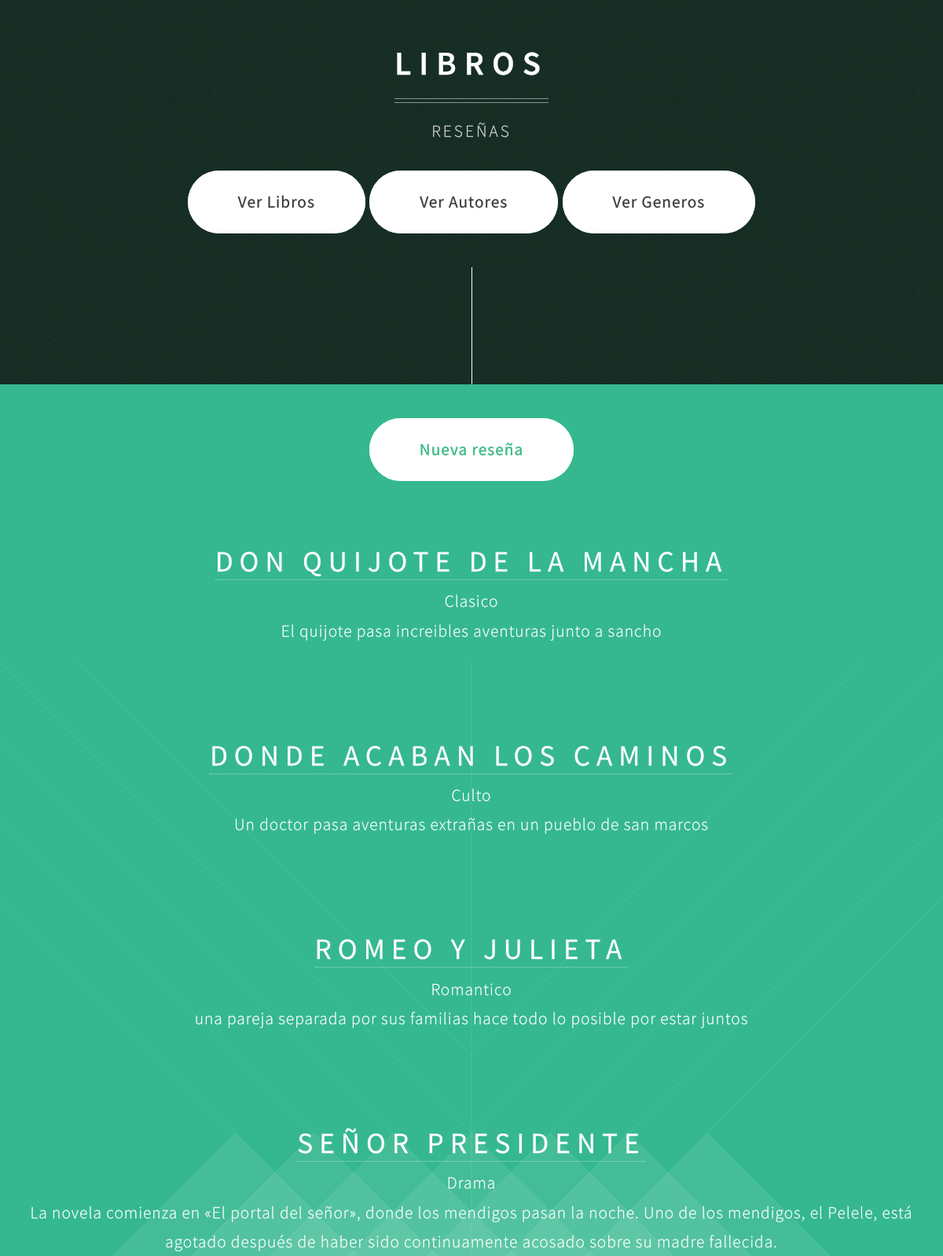
The page /libros/inicio/ (upper part) on the database as committed earlier.
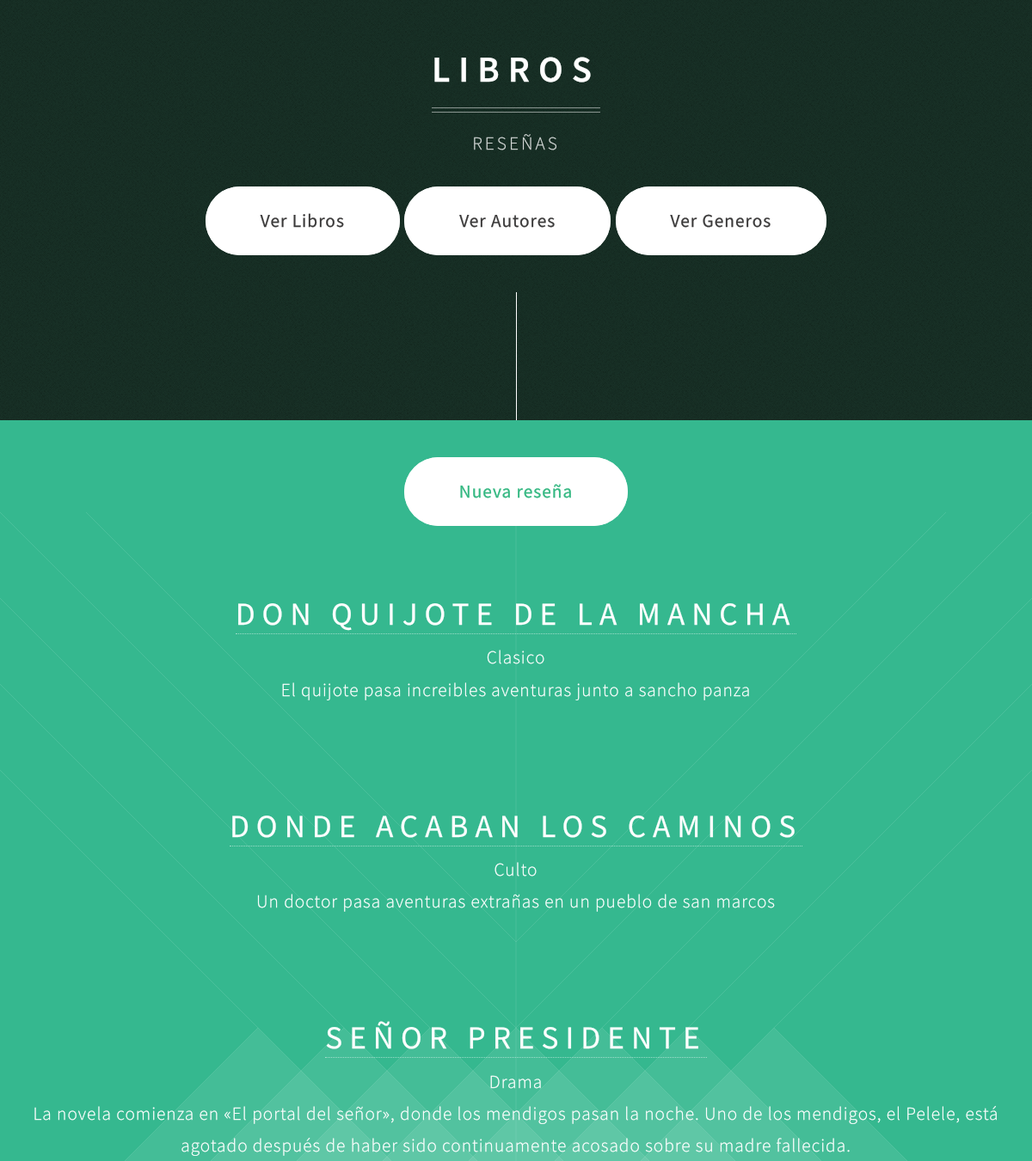
The same page on the database as committed later.
### CRUD/models.py (models this page shows, shortened)
class Libros(models.Model):
    creador = models.ForeignKey('auth.User')
    Titulo = models.CharField(max_length=200)
    Genero = models.ForeignKey(Generos, null=True, blank=True)
    Autor = models.ManyToManyField(Autores, through='Asignacion2')
    Editorial = models.ManyToManyField(Editoriales, through='Asignacion')
    Resena = models.TextField()
    created_date = models.DateTimeField(default=timezone.now)

class Generos(models.Model):
    NombreG = models.CharField(max_length=200)
    def __str__(self):
        return self.NombreG

### CRUD/views.py (the view)
def show_libros(request):
    libro = Libros.objects.all()
    usuario = request.user
    return render(request, 'libros_list.html', {'libro': libro, 'usuario':usuario})

### CRUD/templates/libros_list.html
{% extends 'index.html' %}
{% block content %}
    <footer>
      <a href="{% url 'CRUD.views.libro_nuevo' %}" class="button style2 scrolly">Nueva reseña</a>
    </footer>
{% for lbrs in libro %}
    <br>
    <header>
      <h2><a href="{% url 'CRUD.views.libro_detalle' pk=lbrs.pk %}#detalle">{{ lbrs.Titulo }}</a></h2>
    </header>
    <p>{{ lbrs.Genero }}</p>
    <p>{{ lbrs.Resena|linebreaksbr }}</p>
    <br>
{% endfor %}
{% endblock %}

Rows that differ between the two databases and show on the page:
removed Libros: Titulo "ROMEO Y JULIETA", Genero "Romantico", Resena "una pareja separada por sus familias hace todo lo posible por estar juntos"
changed Libros "DON QUIJOTE DE LA MANCHA": Resena "El quijote pasa increibles aventuras junto a sancho" → "El quijote pasa increibles aventuras junto a sancho panza"
